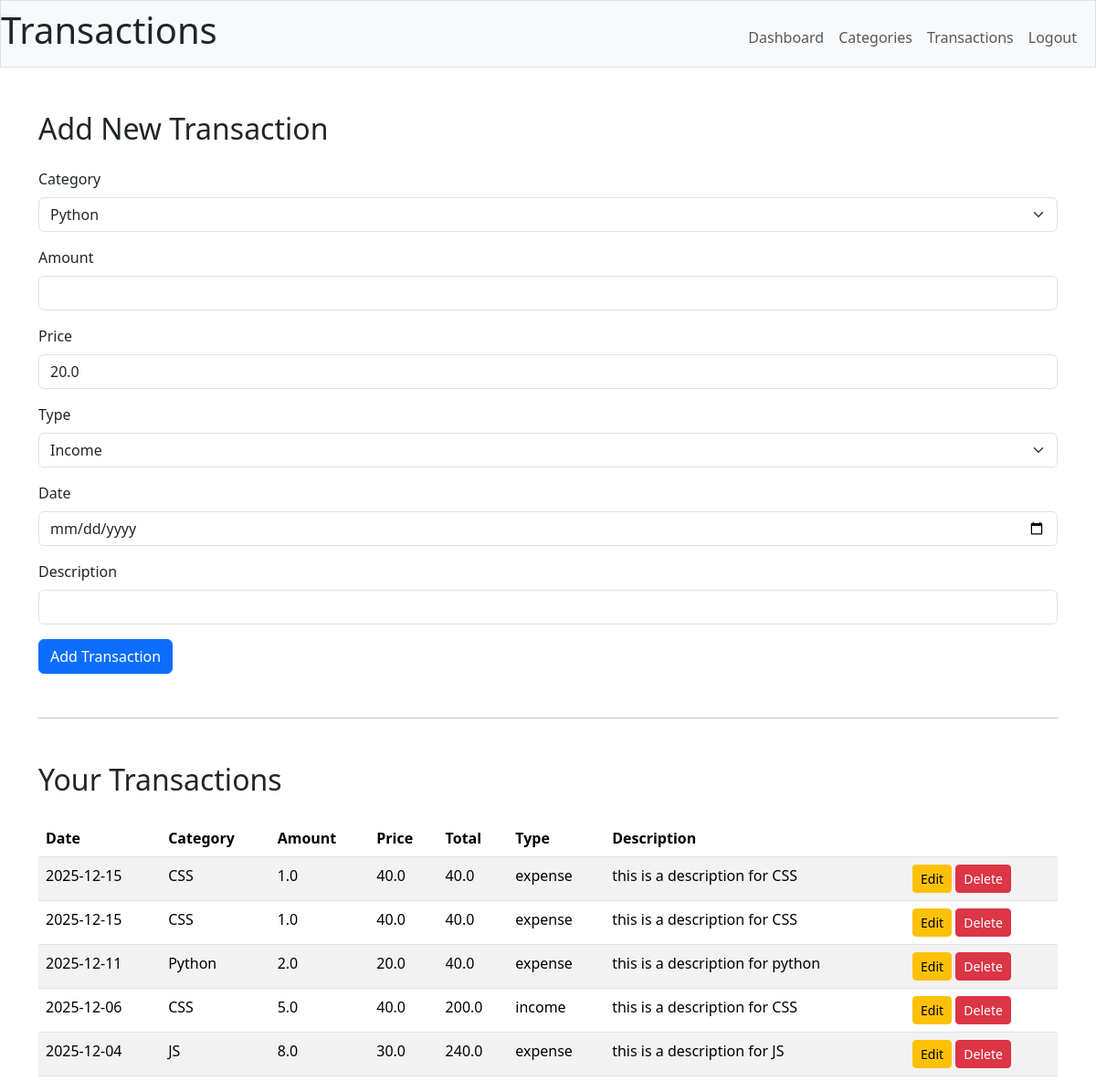
The page /transactions (signed in) on the database its author committed.
### main/models.py (models this page shows)
class Transactions(db.Model):
    __tablename__ = "transactions"
    id = db.Column(db.Integer, primary_key=True)
    user_id = db.Column(db.Integer, ForeignKey("users.id"))
    category_id = db.Column(db.Integer, ForeignKey("categories.id"))
    amount = db.Column(db.Float)
    total = db.Column(db.Float)
    description = db.Column(db.Text)
    date = db.Column(db.Date)
    transaction_type = db.Column(db.Text)
    user = db.relationship("Users", back_populates="users")
    category = db.relationship("Categories", back_populates="transactions")
    __table_args__ = (
        CheckConstraint(
            "transaction_type IN ('income', 'expense')", name="check_type_valid"
        ),
    )

class Categories(db.Model):
    __tablename__ = "categories"
    id = db.Column(db.Integer, primary_key=True)
    name = db.Column(db.Text, nullable=False)
    price = db.Column(db.Float)
    user_id = db.Column(db.Integer, ForeignKey("users.id"))
    transactions = db.relationship("Transactions", back_populates="category")

### main/routes.py (the view)
@main.route("/transactions", methods=["GET", "POST"])
@jwt_required()
def transaction_details():
    if request.method == 'POST':
        return add_transaction()
    else:
        return get_transaction()

### main/transactions.py (called while the page is built)
def get_transaction():
    user_id = int(get_jwt_identity())
    categories = Categories.query.all()
    transactions = Transactions.query.filter_by(
        user_id=user_id).order_by(Transactions.date.desc()).all()
    return render_template(
        "transaction.html",
        categories=categories,
        transactions=transactions)

### main/templates/transaction.html (shortened to what this page needs)
{%extends "index.html"%}
{%block header%} Transactions {%endblock%}
{%block body%}
    <div class="container mt-5">
        <h2 class="mb-4">Add New Transaction</h2>
        <form method="POST" action="/transactions">
            <div class="mb-3">
                <label for="category_id" class="form-label">Category</label>
                <select class="form-select" name="category_id" id="category_id" required>
                    {% for category in categories %}
                        <option
                            value="{{ category.id }}"
                            data-price="{{ category.price}}"
                        >
                            {{ category.name }}
                        </option>
                    {% endfor %}
                </select>
            </div>
            <div class="mb-3">
                <label for="amount" class="form-label">Amount</label>
                <input type="number" step="0.01" class="form-control" id="amount" name="amount" required>
            </div>
            <div class="mb-3">
                <label for="price" class="form-label">Price</label>
                <input type="number" step="0.01" class="form-control readonly-input" id="price" name="price" readonly>
            </div>
            <div class="mb-3">
                <label for="transaction_type" class="form-label">Type</label>
                <select class="form-select" name="transaction_type" id="transaction_type" required>
                    <option value="income">Income</option>
                </select>
            </div>
            <div class="mb-3">
                <label for="date" class="form-label">Date</label>
                <input type="date" class="form-control" id="date" name="date" required>
            </div>
            <div class="mb-3">
                <label for="description" class="form-label">Description</label>
                <input type="text" class="form-control" id="description" name="description">
            </div>
            <button type="submit" class="btn btn-primary">Add Transaction</button>
        </form>
        <hr class="my-5">
        <h2 class="mb-4">Your Transactions</h2>
        <table class="table table-striped">
            <thead>
                <tr>
                    <th>Date</th>
                    <th>Category</th>
                    <th>Amount</th>
                    <th>Price</th>
                    <th>Total</th>
                    <th>Type</th>
                    <th>Description</th>
                    <th></th>
                </tr>
            </thead>
            <tbody>
                {% for t in transactions %}
                <tr>
                    <td>{{ t.date }}</td>
                    <td>{{ t.category.name }}</td>
                    <td>{{ t.amount }}</td>
                    <td>{{ t.category.price }}</td>
                    <td>{{ t.total }}</td>
                    <td>{{ t.transaction_type }}</td>
                    <td>{{ t.description }}</td>
                    <td>
                        <a href="{{ url_for('main.transaction_edit', id=t.id)}}"
                            class="btn btn-sm btn-warning">
                            Edit
                        </a>
                        <form method="post" action="{{ url_for('main.transaction_edit', id=t.id) }}"
                            style="display:inline;">
                            <button type="submit"
                                    class="btn btn-sm btn-danger"
                                    onclick="return confirm('Are you sure? This transaction will be deleted!');">
                                Delete
                            </button>
                        </form>
                    </td>
                </tr>
                {% endfor %}
            </tbody>
        </table>
    </div>
{%endblock%}

### main/templates/index.html (shortened to what this page needs)
<!DOCTYPE html>
<html lang="en">
  <head>
    <link rel="stylesheet" href="{{ url_for('static', filename='css/dashboard.css') }}">
    <link href="https://cdn.jsdelivr.net/npm/bootstrap@5.3.2/dist/css/bootstrap.min.css" rel="stylesheet"/>
  </head>
  <body>
      <nav class="bg-light border navbar navbar-expand-md navbar-light">
        <h1
            style="width: 100%;
            text-align: left;">
            {%block header%} {%endblock%}
        </h1>
        <div class="container-fluid">
            <div class="collapse navbar-collapse" id="navbar">
                <ul class="navbar-nav ms-auto mt-2">
                    <li class="nav-item"><a class="nav-link" href="/dashboard">Dashboard</a></li>
                    <li class="nav-item"><a class="nav-link" href="/categories">Categories</a></li>
                    <li class="nav-item"><a class="nav-link" href="/transactions">Transactions</a></li>
                    <li class="nav-item"><a class="nav-link" href="/logout">Logout</a></li>
                </ul>
            </div>
        </div>
    </nav>
    {%block body%}
    {%endblock%}
  </body>
</html>

### main/static/css/dashboard.css (style rules this page uses)
h1 { margin: 24px auto; text-align: center; }

### rows shown on the page
Transactions: date "2025-12-15", category.name "CSS", amount "1.0", category.price "40.0", total "40.0", transaction_type "expense", description "this is a description for CSS"
Transactions: date "2025-12-15", category.name "CSS", amount "1.0", category.price "40.0", total "40.0", transaction_type "expense", description "this is a description for CSS"
Transactions: date "2025-12-11", category.name "Python", amount "2.0", category.price "20.0", total "40.0", transaction_type "expense", description "this is a description for python"
Transactions: date "2025-12-06", category.name "CSS", amount "5.0", category.price "40.0", total "200.0", transaction_type "income", description "this is a description for CSS"
Transactions: date "2025-12-04", category.name "JS", amount "8.0", category.price "30.0", total "240.0", transaction_type "expense", description "this is a description for JS"

### other values the page prints
form field category_id "Python"
